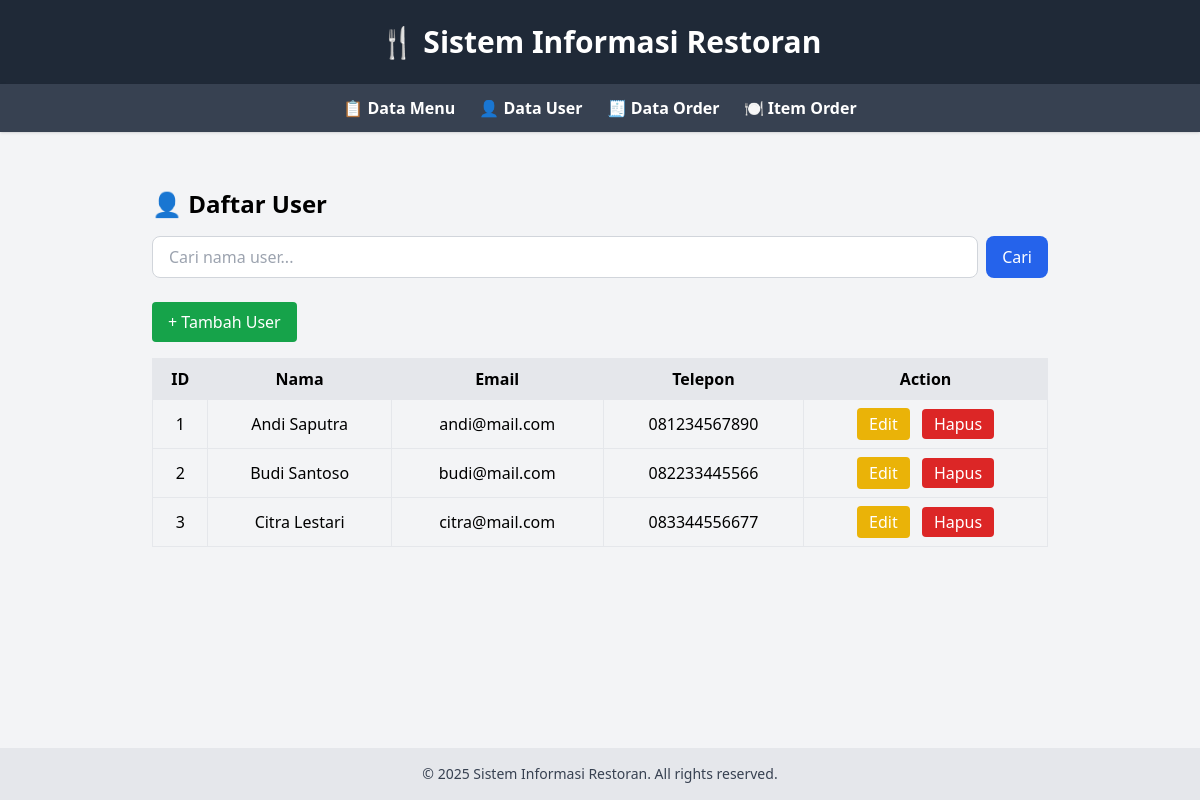
Screenshot of /view/users.php with the database file from the repository.
### tables this page shows
CREATE TABLE users (
    id INT AUTO_INCREMENT PRIMARY KEY,
    nama VARCHAR(100) NOT NULL,
    email VARCHAR(100) UNIQUE NOT NULL,
    phone VARCHAR(20)
);

### config/db_resto.php (called while the page is built, shortened)
<?php
class Database {
    private $host = "localhost";
    private $username = "root";
    private $password = "";
    private $dbname = "resto_db_tp7";
    public function __construct() {
        try {
            $this->conn = new PDO("mysql:host=$this->host;dbname=$this->dbname", $this->username, $this->password);
        } catch (PDOException $e) {
            die("Connection failed: " . $e->getMessage());
        }
    }
}
?>

### class/User.php (called while the page is built, shortened)
<?php
require_once '../config/db_resto.php';
class User {
    private $db;
    public function __construct() {
        $this->db = (new Database())->conn;
    }
    public function getAllUsers($keyword = '') {
        if ($keyword) {
            $stmt = $this->db->prepare("SELECT * FROM users WHERE nama LIKE ?");
            $stmt->execute(["%$keyword%"]);
        } else {
            $stmt = $this->db->query("SELECT * FROM users");
        }
        return $stmt->fetchAll(PDO::FETCH_ASSOC);
    }
}
?>

### view/users.php (the view, shortened to what this page needs)
<?php
require_once '../class/User.php';
include 'header.php';
$user = new User();
$keyword = isset($_GET['search']) ? $_GET['search'] : '';
$data = $user->getAllUsers($keyword);
?>
<div class="max-w-4xl mx-auto mt-8">
    <h2 class="text-2xl font-bold mb-4">👤 Daftar User</h2>
    <form method="GET" class="mb-6 flex gap-2">
        <input
            type="text"
            name="search"
            placeholder="Cari nama user..."
            value="<?= htmlspecialchars($keyword) ?>"
            class="flex-1 px-4 py-2 border border-gray-300 rounded-lg focus:outline-none focus:ring-2 focus:ring-blue-500"
        >
        <button type="submit" class="px-4 py-2 bg-blue-600 text-white rounded-lg hover:bg-blue-700">Cari</button>
    </form>
    <button onclick="toggleUserForm()" class="mb-4 px-4 py-2 bg-green-600 text-white rounded hover:bg-green-700">
        + Tambah User
    </button>
    <div class="overflow-x-auto">
        <table class="w-full table-auto border border-gray-300">
            <thead class="bg-gray-200">
                <tr>
                    <th class="p-2 border">ID</th>
                    <th class="p-2 border">Nama</th>
                    <th class="p-2 border">Email</th>
                    <th class="p-2 border">Telepon</th>
                    <th class="p-2 border">Action</th>
                </tr>
            </thead>
            <tbody>
                <?php foreach ($data as $row): ?>
                <tr class="text-center hover:bg-gray-50">
                    <td class="p-2 border"><?= $row['id'] ?></td>
                    <td class="p-2 border"><?= htmlspecialchars($row['nama']) ?></td>
                    <td class="p-2 border"><?= htmlspecialchars($row['email']) ?></td>
                    <td class="p-2 border"><?= htmlspecialchars($row['phone']) ?></td>
                    <td class="p-2 border space-x-2">
                        <button
                            onclick="showUpdateForm(
                                <?= $row['id'] ?>,
                                '<?= addslashes($row['nama']) ?>',
                                '<?= addslashes($row['email']) ?>',
                                '<?= addslashes($row['phone']) ?>'
                            )"
                            class="bg-yellow-500 text-white px-3 py-1 rounded hover:bg-yellow-600"
                        >Edit</button>
                        <a
                            href="?delete_id=<?= $row['id'] ?>"
                            onclick="return confirm('Yakin ingin hapus user ini?')"
                            class="bg-red-600 text-white px-3 py-1 rounded hover:bg-red-700"
                        >Hapus</a>
                    </td>
                </tr>
                <?php endforeach; ?>
            </tbody>
        </table>
    </div>
</div>
<?php include 'footer.php'; ?>

### rows the page displays
users: id "1", nama "Andi Saputra", email "andi@mail.com", phone "081234567890"
users: id "2", nama "Budi Santoso", email "budi@mail.com", phone "082233445566"
users: id "3", nama "Citra Lestari", email "citra@mail.com", phone "083344556677"
